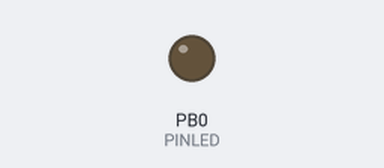
A program run on a simulated ATmega328P, built with avr-gcc and emulated at 16 MHz (the files do not name the chip). Shown: output pins drawn as LEDs (lit = HIGH). What the program prints to the serial monitor is not drawn.

Above: at 0.05 s.
Timing chart, 0 to 3.0 s (numbered marks = the images above):
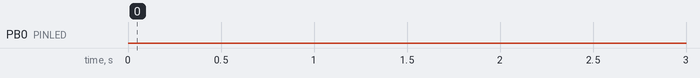

Measured:
- by itself, PB0 (PINLED): LOW → HIGH at 3.0 s, → LOW 0.50 s later, → HIGH 0.50 s later, → LOW 0.50 s later, … (254 changes in this stretch)

The program:

main.c
```c
// (licence header left out)
#include <stdio.h>
#include <stdlib.h>
#include <string.h>
#include <avr/interrupt.h>
#include <util/delay.h>
#include "bluetooth.h"
#include <avr/io.h>

#define PORTLED PORTB
#define PINLED  PORTB0
#define PREPLED() DDRB |= _BV(PINLED)
#define ApagaLED() PORTLED &= ~_BV(PINLED)
#define AcendeLED() PORTLED |= _BV(PINLED)

int main(void) {
    PREPLED();
    bluetooth_init(38400, 0);

	//init interrupt
	sei();

    bluetooth_print("AT+NAME=GEISA\r\n");
    _delay_ms(1000);

    bluetooth_print("AT+PSWD=1234\r\n");
    _delay_ms(1000);

    bluetooth_print("AT+bluetooth=38400,1,0\r\n");
    _delay_ms(1000);

	while(1) {
        bluetooth_print("Beep!\r\n");
        AcendeLED();
        _delay_ms(500);
        ApagaLED();
        _delay_ms(500);
	}

	return 0;
}
```

bluetooth.c
```c
// (licence header left out)
#include "bluetooth.h"

void bluetooth_init(uint32_t baudrate, uint8_t double_speed) {
    uint16_t ubrr = 0;
    if (double_speed) {
        UCSR0A = _BV(U2X0);  //Enable 2x speed
        ubrr = (F_CPU / (8UL * baudrate)) - 1;
    } else {
        ubrr = (F_CPU / (16UL * baudrate)) - 1;
    }
    UBRR0H = ubrr >> 8;
    UBRR0L = ubrr;

   UCSR0C &= ~(_BV(UMSEL01) | _BV(UMSEL00)); // enable asynchronous USART
   UCSR0C &= ~(_BV(UPM01) | _BV(UPM00)); // disable parity mode
   UCSR0C &= ~_BV(USBS0); // set 1-bit stop
   UCSR0C &= ~_BV(UCSZ02);
   UCSR0C |= _BV(UCSZ01) | _BV(UCSZ00); // set 8-bit data

   UCSR0B = _BV(RXEN0) | _BV(TXEN0);   // Enable RX and TX
}


uint8_t bluetooth_getchar() {
   loop_until_bit_is_set(UCSR0A, RXC0);
   return UDR0;
}

void bluetooth_read_line(uint8_t *value, uint8_t size) {
    uint8_t i;
    for (i = 0; i < size; i++) {
        value[i] = bluetooth_getchar();
        if (value[i] == '\r') {
            value[i] = '\0';
            break;
        }
    }
}

void bluetooth_putchar(const uint8_t data) {
    loop_until_bit_is_set(UCSR0A, UDRE0);
    UDR0 = data;
}

void bluetooth_print(const char *value) {
    while (*value != '\0') {
        bluetooth_putchar(*value++);
    }
}
```

bluetooth.h
```c
// (licence header left out)
#include <stdlib.h>
#include <string.h>
#include <avr/io.h>
#include <avr/pgmspace.h>
#include <util/atomic.h>
#include <util/delay.h>

void bluetooth_init(uint32_t baudrate, uint8_t double_speed);
uint8_t bluetooth_getchar();
void bluetooth_read_line(uint8_t *value, uint8_t size);
void bluetooth_putchar(const uint8_t data);
void bluetooth_print(const char *value);
```
